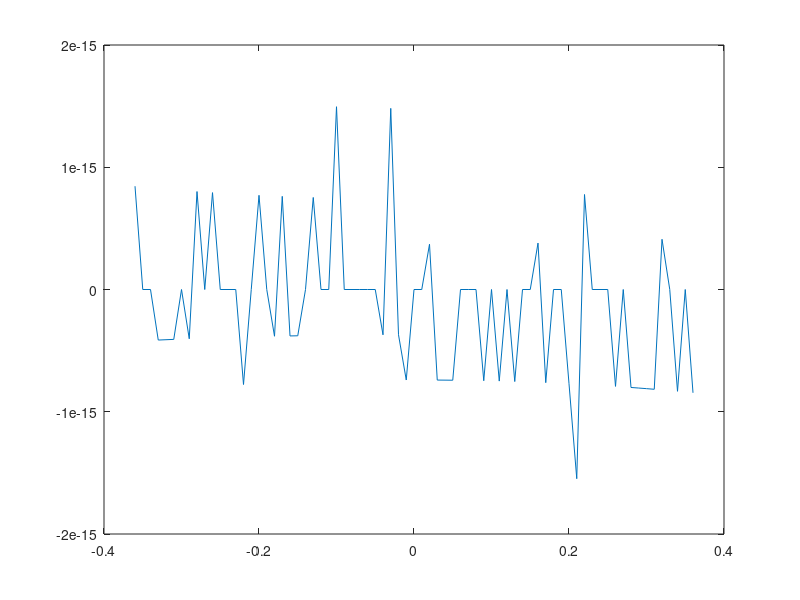

This figure's MATLAB source:
L1 = 0.3;
M  = 0.2;
L2 = 0.8;
V  = 1; 

phi  = @(alpha,R1) atan2(M/abs(R1))*(alpha/abs(alpha))*-1; 
R1_f = @(alpha) L1/tan(alpha);
R2_F = @(phi)   M/sin(phi);



R2_f = @(alpha) abs(L1/tan(alpha));
R3_f = @(R2) sqrt(R2^2 + M^2 - L2^2);
beta_f = @(alpha,R2,R3) atan2(M,R2) + atan2(L2,R3);

A_fp = @(alpha,beta,psi) -(V/L1)*M*(tan(alpha)/L2)*(cos(beta-psi)/sin(psi));
B_fp = @(alpha,beta,psi)  (V/L1)*(1/cos(alpha)^2)*(1 - (M/L2)*(sin(beta - psi)/sin(psi)));

A_fn = @(alpha,beta,psi) -(V/L1)*M*(tan(alpha)/L2)*(cos(-beta-psi)/sin(psi));
B_fn = @(alpha,beta,psi) -(V/L1)*(1/cos(alpha)^2)*(1 - (M/L2)*(sin(-beta - psi)/sin(psi)));
% (sin(abs(beta) - abs(psi))/sin(abs(psi)))
alpha = 0.000;
alphas = -0.36:0.01:0.36;
% alphas = 0.01:0.01:0.2;
% alphas = -0.2:0.01:-0.01;
all_K = zeros(1,length(alphas));
% 
for i = 1:length(alphas)
    alpha = alphas(i);
    if alpha == 0
        continue
    end
    

%     alpha = -0.1
    R2  = R2_f(alpha);

    R3  = R3_f(R2);
    psi = abs(atan2(M,R2));
    
    beta = beta_f(alpha,R2,R3);
    if beta > pi
        beta = -(2*pi - beta);
    elseif beta < -pi
        beta = 2*pi + beta;
    end
    beta = beta*(alpha/abs(alpha))

    if alpha < 0
        A = A_fn(alpha,beta,psi)
        B = B_fn(alpha,beta,psi)
    else
        A = A_fp(alpha,beta,psi)
        B = B_fp(alpha,beta,psi)
    end

%     Q = 0.001;
%     R = 0.001;
      
%     K  = lqr(A,B,Q,R);
    all_K(i) = B;
end
plot(alphas,all_K)